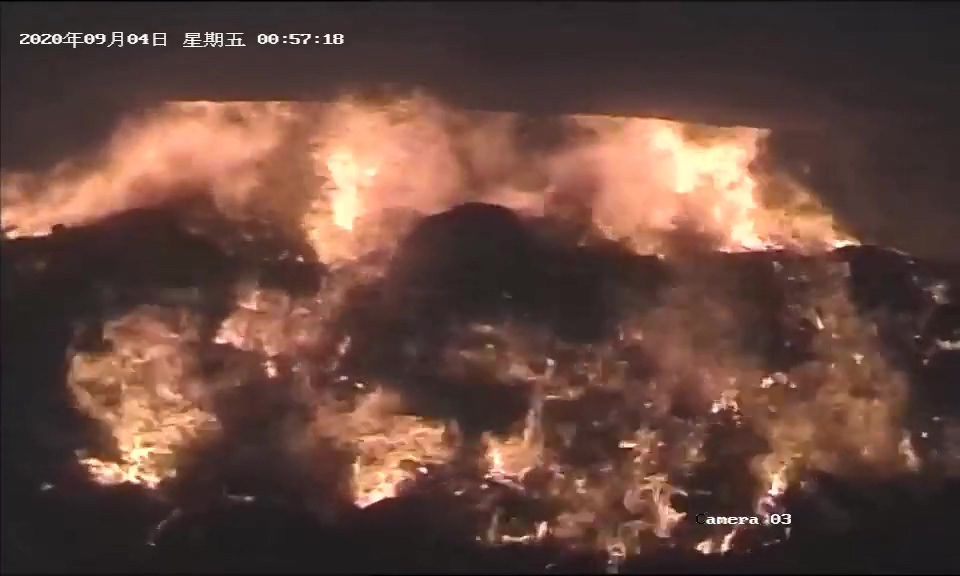
#> input picture pic/target/target.mp4_000050.045.jpg, 960 x 576 px; its folder holds only this picture in this run
$ python pic_analysis.py
#> lines starting #> are read from the running program, lines starting #| are printed output that depends on the picture; after the words box and inside, x2 and y2 are one past the last pixel; in counts of white or black regions, pixels touching at a corner belong together
#> further down, image is the input picture: shape (576, 960, 3); mean B, G, R 61.1, 70.5, 100.4
# -*- coding:utf-8 -*-
"""
Time : 2020/10/15 11:13
Author : Kexin Guan
Decs ：
"""

import numpy as np
import pandas as pd
import cv2
import os
import matplotlib.pyplot as plt


# [12 lines left out: function pic_hist, not called in this run]
    # plt.clf()
    # plt.show()


def dicrease_color(img):
    return img // 64 * 64 + 32


def flame_rect(image, name_str):
    # 阈值分割
#> called with name_str = '000050'
    ret, thresh = cv2.threshold(cv2.cvtColor(image, cv2.COLOR_BGR2GRAY), 120, 255, cv2.THRESH_TOZERO)
    thresh[thresh > 120] = 255
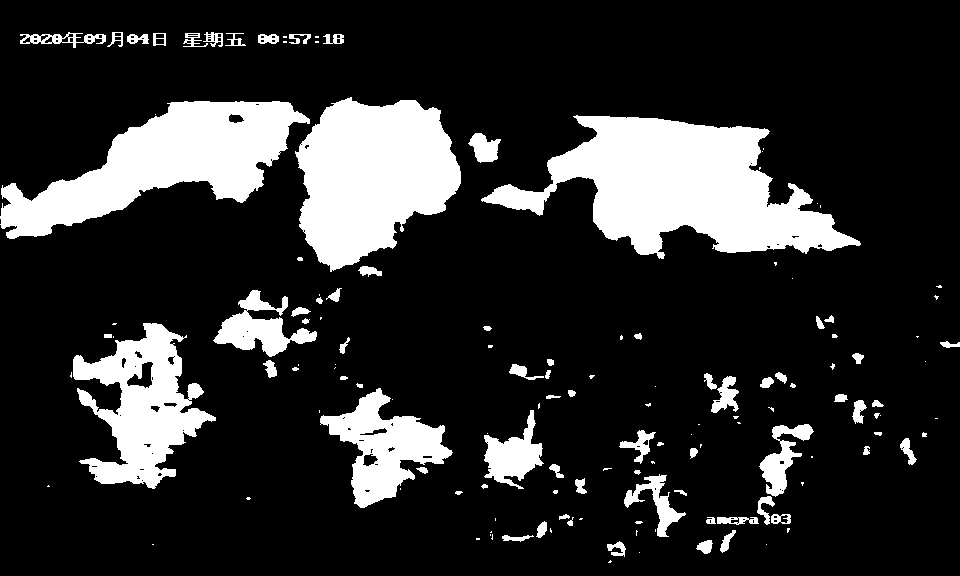
#> thresh: shape (576, 960); 18% white; 143 white regions (65 under 20 px), largest, box (x1, y1, x2, y2) and area: (481, 115, 861, 259) 26566, (295, 97, 461, 272) 19842, (0, 101, 310, 239) 18967
    # ret, thresh = cv2.threshold(gray, 0, 255, cv2.THRESH_BINARY + cv2.THRESH_OTSU)

    # 开运算, 先腐蚀后膨胀
    open_ = cv2.morphologyEx(thresh, cv2.MORPH_OPEN, np.ones((7, 7), np.uint8))
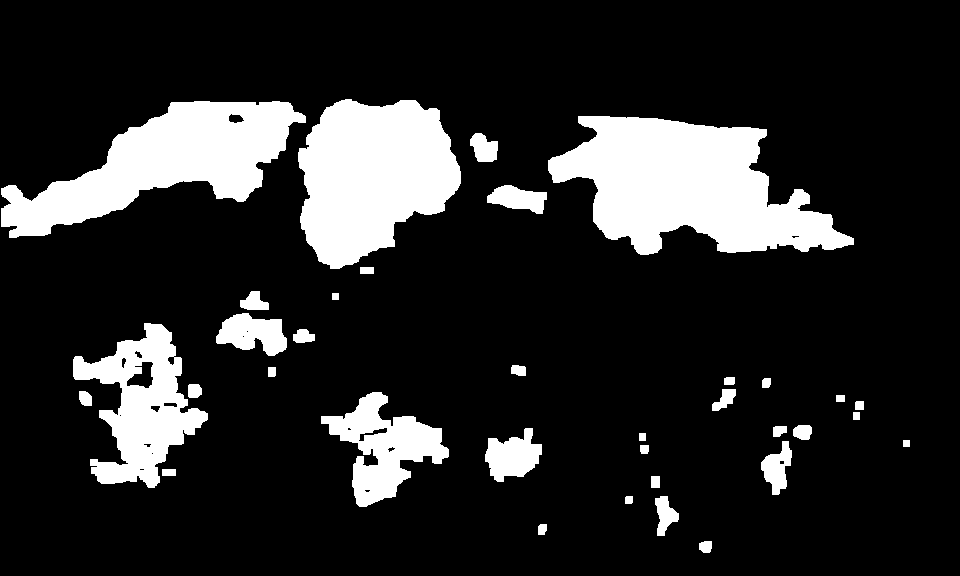
#> open_: shape (576, 960); 16.3% white; 35 white regions

    # hierarchy:[后、前、子、父轮廓的索引]
    contours, hierarchy = cv2.findContours(open_, cv2.RETR_EXTERNAL, cv2.CHAIN_APPROX_SIMPLE)
#> contours = 35 contours; largest, box (x1, y1, x2, y2) and area: (548, 116, 854, 255) 24540, (298, 99, 461, 269) 19387, (1, 101, 306, 238) 18452, (73, 323, 208, 488) 10498, (321, 392, 449, 507) 6354
    areas = np.zeros((1, len(contours)))
    # 取面积前5大的轮廓
    for m in range(len(contours)):
        areas[0, m] = cv2.contourArea(contours[m])
        for j in range(contours[m].shape[0]):
            for n in range(contours[m][j].shape[0]):
                cv2.circle(image, (contours[m][j][n][0], contours[m][j][n][1]), 1, (0, 255, 0), 2)
#> this loop made 35 passes
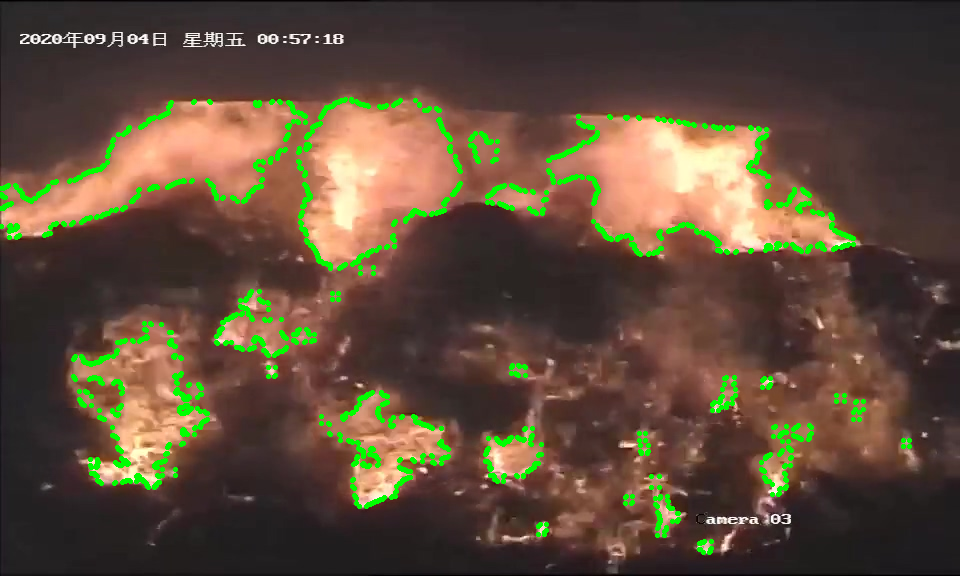
#> image: shape (576, 960, 3); 3.9% of pixels changed, all inside (x1, y1, x2, y2) = (0, 97, 912, 555)
    areas = np.argsort(-areas)[0][:5]
#> areas = [32, 34, 33, 25, 16]

    num = 6  # 火焰面积、矩形xy、长宽、角度
    features = np.zeros((1, 5*num+1))
    for i in range(areas.shape[0]):
        # (x, y), (长，宽)，(旋转角度)
        min_rect = cv2.minAreaRect(contours[areas[i]])
        line_area = cv2.contourArea(contours[areas[i]])
        coordinate, length, angle = np.array(min_rect[0]), np.array(min_rect[1]), np.array(min_rect[2])
        # 0右下→1左下→2左上→3右上
        rect_points = cv2.boxPoints(min_rect)
        features[0, 0] = str(name_str)
        features[0, num*i+1:num*(i+1)+1] = np.hstack([line_area, coordinate, length, angle]).reshape(1, -1)
        print(features[0, num*i+1:num*(i+1)+1])
        # 画矩形
        rect_points = np.int0(rect_points)
        image = cv2.drawContours(image, [rect_points], 0, (255, 255, 255), 2)
#> this loop made 5 passes
#> (line_area, coordinate, length, angle, rect_points) on passes 1 to 4: (24540.5, [700.5, 185], [138, 305], -90, [[853, 254], [548, 254], [548, 116], [853, 116]]), (19387, [371.4, 172.6], [170.9, 157.2], -20.77, [[319, 276], [263, 129], [423, 68], [479, 215]]), (18452.5, [151.3, 161], [318.2, 109.7], -9.7, [[3, 241], [-14, 133], [298, 80], [317, 188]]), (10498.5, [134.9, 411.3], [130.4, 153.9], -23.96, [[106, 508], [44, 367], [163, 314], [225, 455]])
#> pass 1, in flame_rect, `image = cv2.drawContours(image, [rect_points], 0, (255, 255, 255), 2)`:
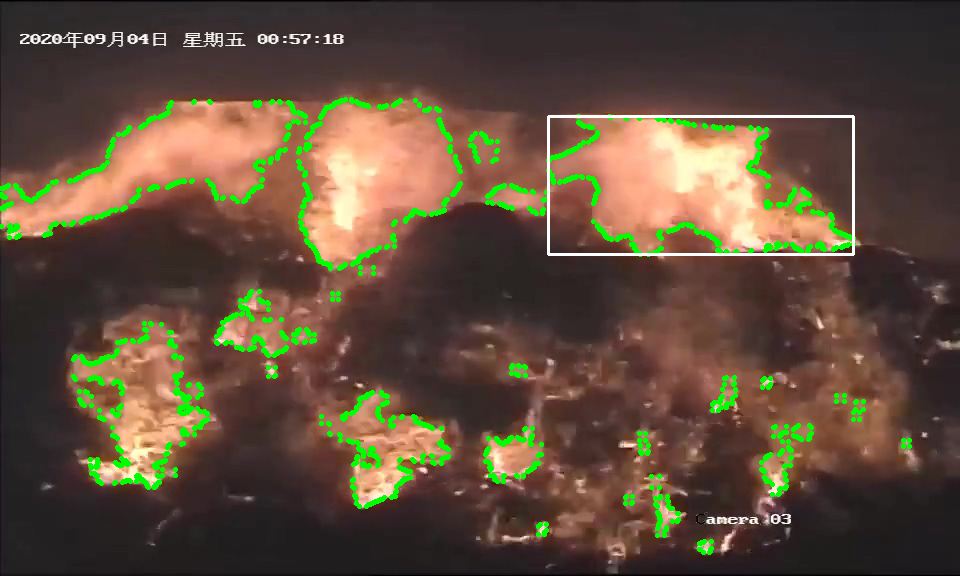
#> image: shape (576, 960, 3); 0.48% of pixels changed, all inside (x1, y1, x2, y2) = (547, 115, 855, 256)
#> pass 2, in flame_rect, `image = cv2.drawContours(image, [rect_points], 0, (255, 255, 255), 2)`:
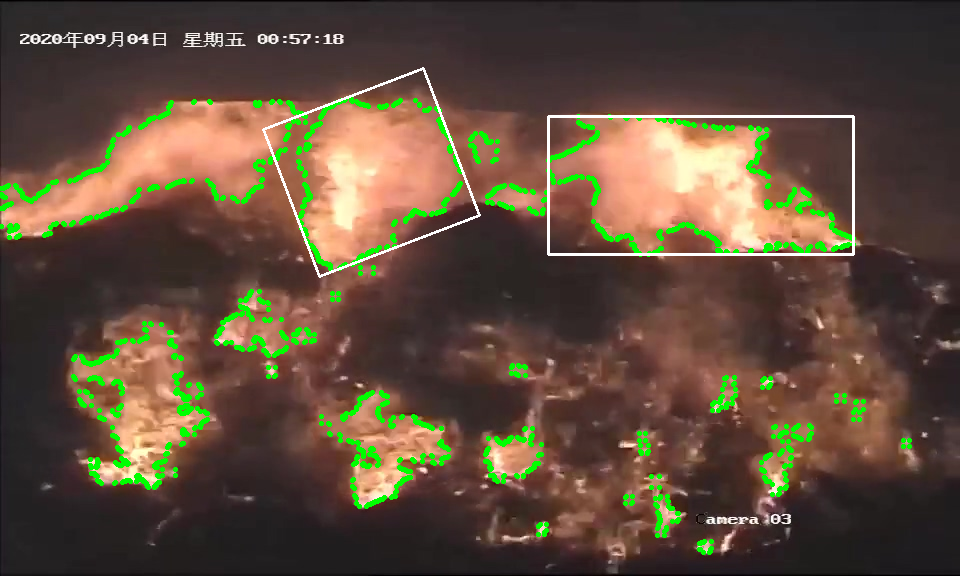
#> image: shape (576, 960, 3); 0.32% of pixels changed, all inside (x1, y1, x2, y2) = (262, 67, 481, 278)
#> pass 3, in flame_rect, `image = cv2.drawContours(image, [rect_points], 0, (255, 255, 255), 2)`:
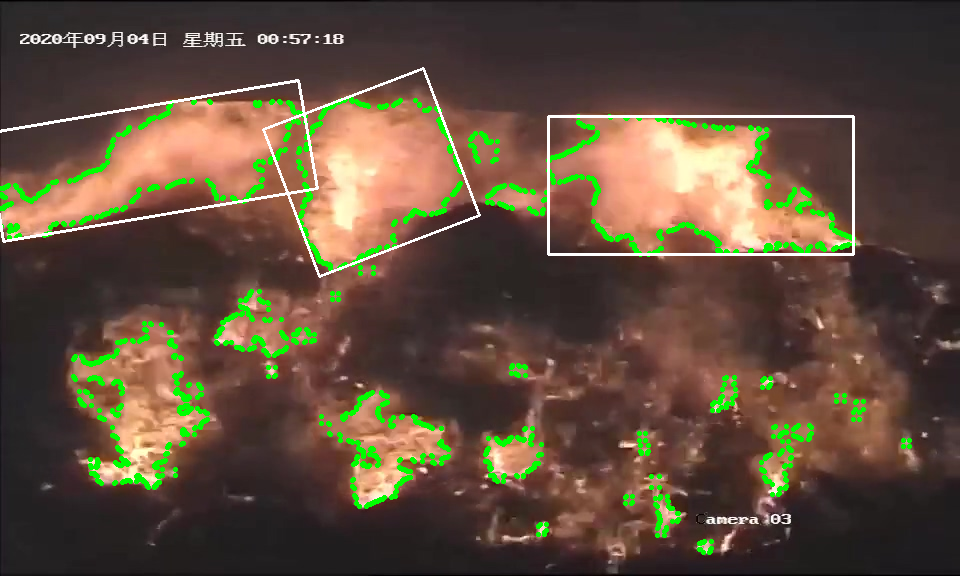
#> image: shape (576, 960, 3); 0.4% of pixels changed, all inside (x1, y1, x2, y2) = (0, 79, 319, 243)
#> after the loop:
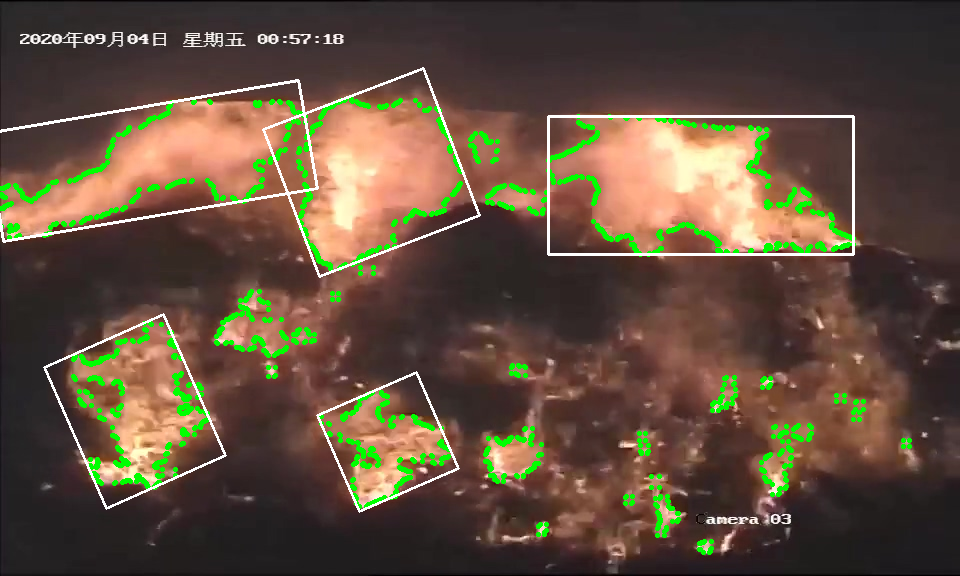
#> image: shape (576, 960, 3); 0.47% of pixels changed, all inside (x1, y1, x2, y2) = (43, 313, 460, 513)

    return features, image


if __name__ == '__main__':
    rect_csv = './doc/rect.csv'
    dir = "./pic/target"
    img_list = os.listdir(dir)
    img_list.sort(key=lambda x: int(x.replace("target.mp4_", "").split('.')[0]))

    for n in range(len(img_list)):
        img_path = os.path.join(dir, img_list[n])
        image = cv2.imread(img_path)
        name_str = img_path[-14:-8]
        print(name_str)

        rect_feature, img = flame_rect(image, name_str)
#> (the run stopped early here; a loop or call above may not have finished)

$ run again, on pic/target/target.mp4_000610.044.jpg
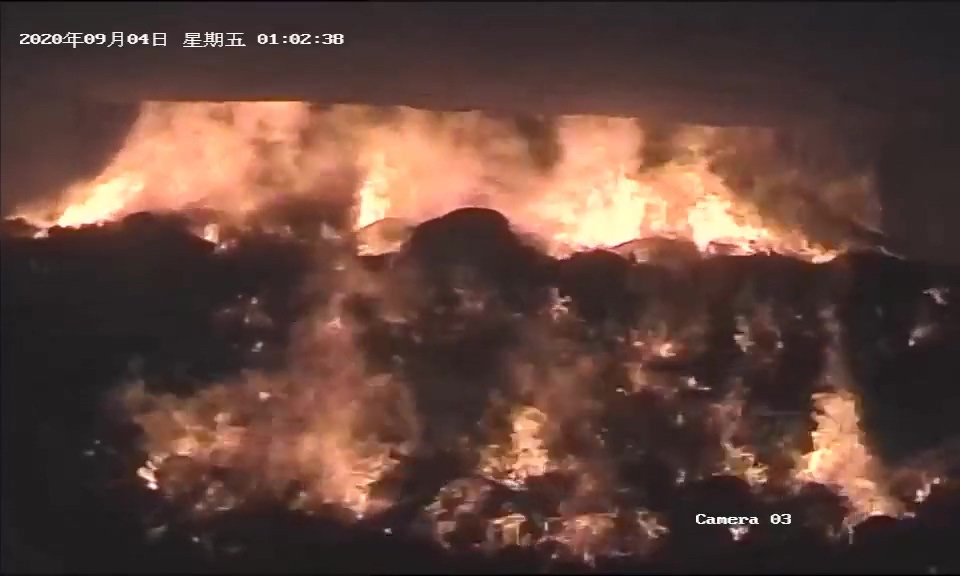
#> input picture pic/target/target.mp4_000610.044.jpg, 960 x 576 px
#> image is the input picture: shape (576, 960, 3); mean B, G, R 58.9, 67.8, 96.5
#> in flame_rect, `thresh[thresh > 120] = 255`:
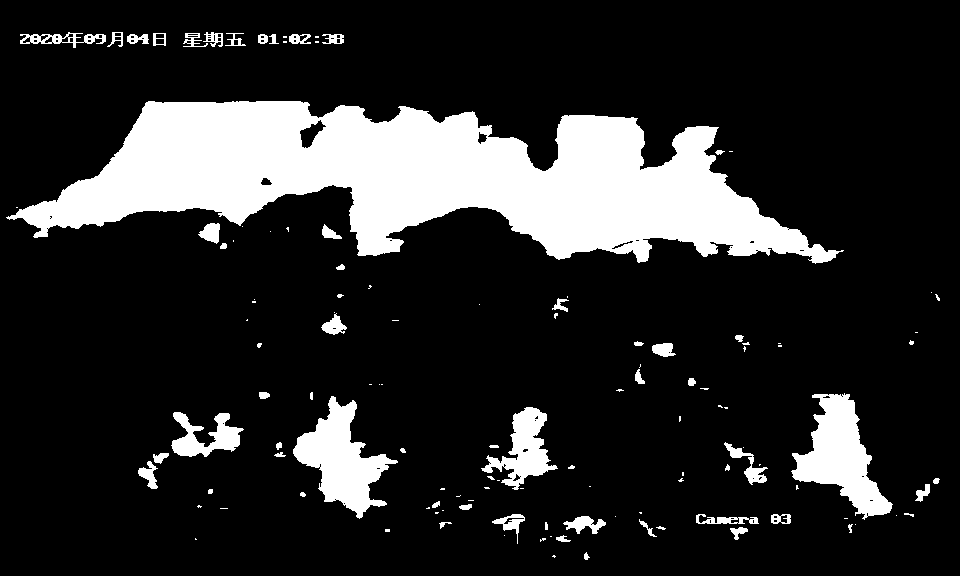
#> thresh: shape (576, 960); 16.8% white; 125 white regions (67 under 20 px), largest, box (x1, y1, x2, y2) and area: (6, 101, 844, 264) 71016, (791, 393, 893, 520) 5826, (293, 396, 398, 519) 5516
#> open_: shape (576, 960); 15.6% white; 20 white regions
#> contours = 20 contours; largest, box (x1, y1, x2, y2) and area: (18, 101, 836, 263) 69218, (793, 395, 891, 515) 5395, (294, 400, 387, 513) 4996, (505, 407, 548, 476) 1936, (172, 434, 210, 456) 520
#> the loop in flame_rect, `for m in range(len(contours)):` made 20 passes
#> areas = [19, 13, 12, 11, 7]
#> the loop in flame_rect, `for i in range(areas.shape[0]):` made 5 passes
#> (line_area, coordinate, length, angle, rect_points) on passes 1 to 4: (69217.5, [428.9, 182.7], [151, 818.3], -87.27, [[834, 277], [16, 238], [23, 87], [841, 126]]), (5395, [832, 463.1], [82.8, 130.6], -19.8, [[815, 538], [770, 415], [848, 387], [893, 510]]), (4996, [343.8, 457.7], [79.65, 112.2], -33.98, [[342, 526], [279, 433], [345, 388], [408, 481]]), (1936.5, [525.5, 441], [41.99, 68.01], -1.15, [[505, 475], [503, 407], [545, 406], [547, 474]])
#> after the loop in flame_rect, `for i in range(areas.shape[0]):`:
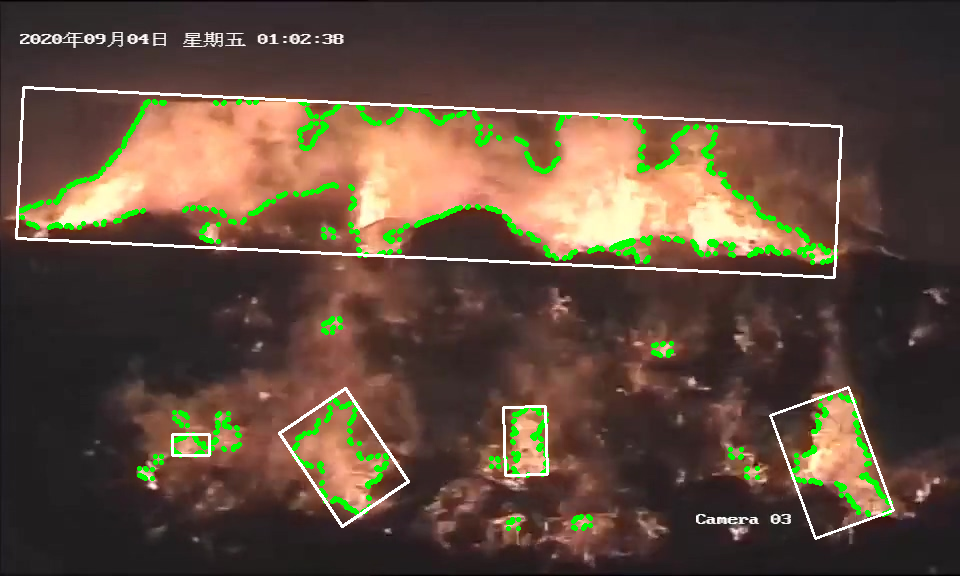
#> image: shape (576, 960, 3); mean B, G, R 59.8, 74.8, 94.1

$ run again, on pic/target/target.mp4_000800.043.jpg
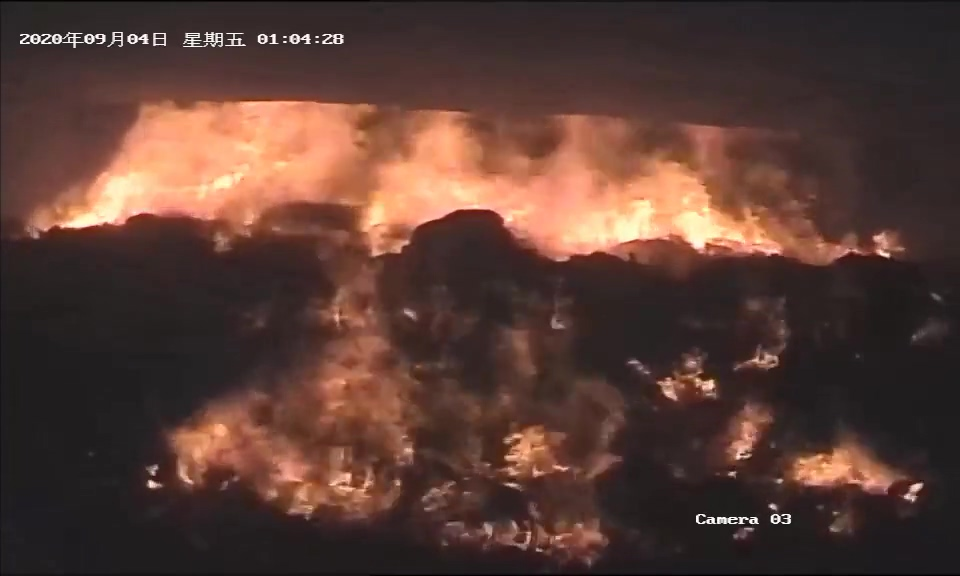
#> input picture pic/target/target.mp4_000800.043.jpg, 960 x 576 px
#> image is the input picture: shape (576, 960, 3); mean B, G, R 52.7, 60.7, 88.7
#> in flame_rect, `thresh[thresh > 120] = 255`:
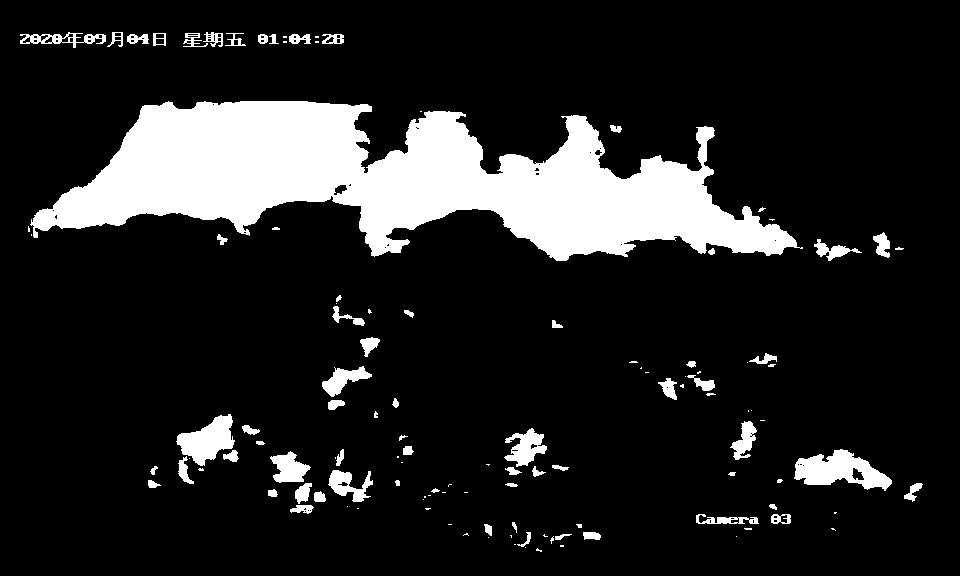
#> thresh: shape (576, 960); 14.1% white; 121 white regions (54 under 20 px), largest, box (x1, y1, x2, y2) and area: (30, 101, 803, 261) 63427, (794, 449, 892, 491) 2260, (176, 414, 235, 466) 1668
#> open_: shape (576, 960); 12.8% white; 27 white regions
#> contours = 27 contours; largest, box (x1, y1, x2, y2) and area: (33, 101, 796, 261) 61168, (795, 450, 890, 488) 1926, (177, 416, 233, 465) 1548, (273, 454, 307, 482) 650, (323, 369, 368, 394) 562
#> the loop in flame_rect, `for m in range(len(contours)):` made 27 passes
#> areas = [26, 8, 13, 6, 17]
#> the loop in flame_rect, `for i in range(areas.shape[0]):` made 5 passes
#> (line_area, coordinate, length, angle, rect_points) on passes 1 to 4: (61167.5, [416.7, 182.1], [150.5, 762.4], -86.85, [[793, 278], [31, 236], [40, 86], [801, 127]]), (1926.5, [842.5, 467.8], [36.06, 94.61], -86.99, [[888, 488], [794, 483], [796, 447], [890, 452]]), (1548.5, [209, 440.7], [60.78, 37.84], -25.2, [[189, 470], [173, 436], [228, 410], [244, 444]]), (650, [289.5, 467.5], [27, 33], -90, [[306, 481], [273, 481], [273, 454], [306, 454]])
#> after the loop in flame_rect, `for i in range(areas.shape[0]):`:
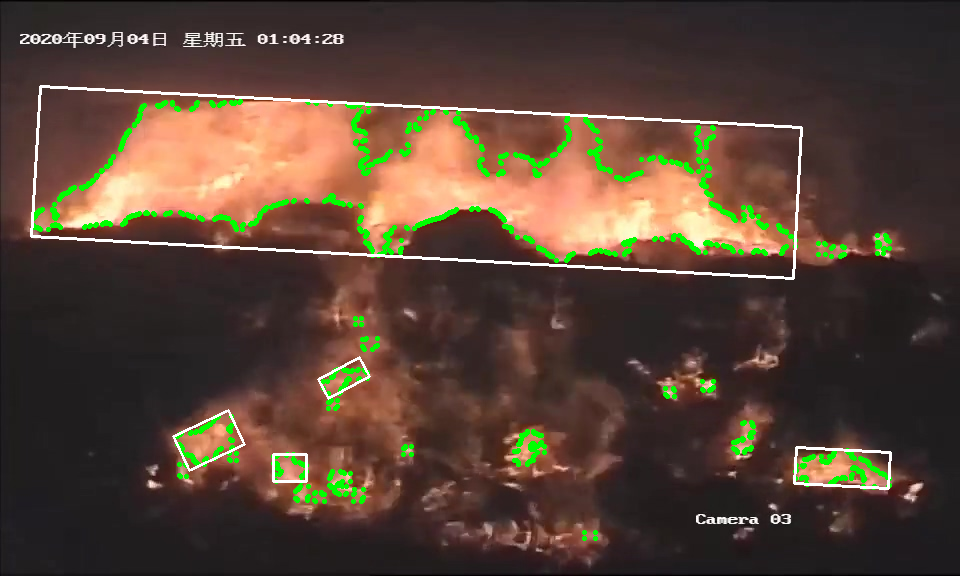
#> image: shape (576, 960, 3); mean B, G, R 53.3, 67, 86.1
